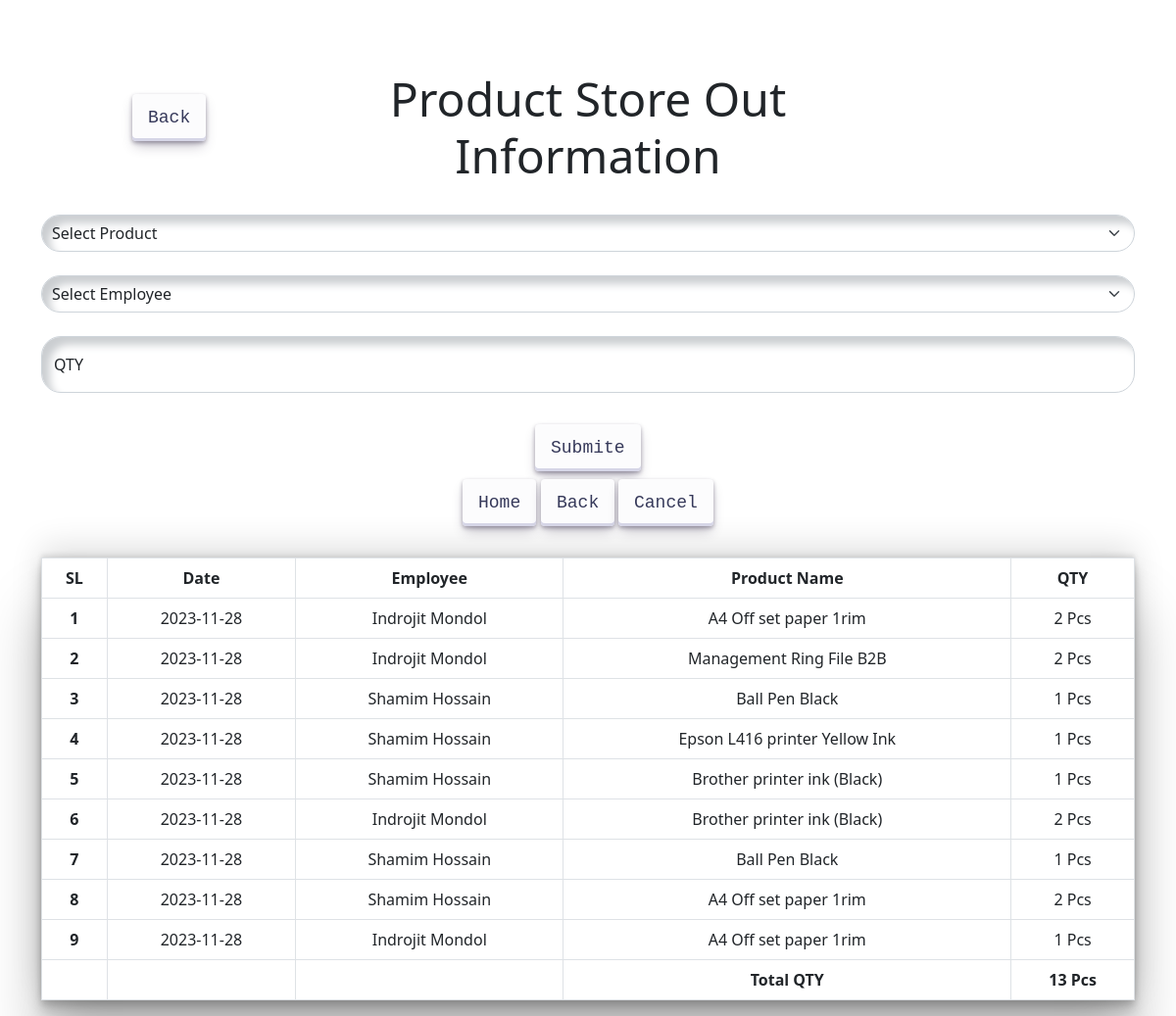
The page /stockOut.php (signed in) on the database its author committed.
### tables this page shows
CREATE TABLE `tb_stock_out` (
  `Id` int(11) NOT NULL,
  `P_Id` int(11) NOT NULL,
  `E_Id` int(11) NOT NULL,
  `ER_Id` int(11) NOT NULL,
  `SO_Date` date NOT NULL,
  `SO_QTY` int(11) NOT NULL
);

CREATE TABLE `tb_employeeinfo` (
  `Id` int(11) NOT NULL,
  `E_Name` varchar(255) NOT NULL,
  `E_Designation` varchar(255) DEFAULT NULL,
  `E_Username` varchar(255) NOT NULL,
  `E_DOB` date DEFAULT NULL,
  `E_Gender` varchar(255) DEFAULT NULL,
  `E_Email` varchar(255) DEFAULT NULL,
  `E_Password` varchar(255) DEFAULT NULL,
  `E_Phone` int(11) DEFAULT NULL,
  `E_Status` int(11) DEFAULT NULL,
  `E_FatherName` varchar(255) DEFAULT NULL,
  `E_MotherName` varchar(255) DEFAULT NULL,
  `E_PresentAddress` varchar(255) DEFAULT NULL,
  `E_PermanentAddress` varchar(255) DEFAULT NULL,
  `E_EmargencyPhone` int(11) DEFAULT NULL,
  `E_Nationality` varchar(255) DEFAULT NULL,
  `E_MarritalStatus` varchar(255) DEFAULT NULL,
  `E_Religion` varchar(255) DEFAULT NULL,
  `E_NID` int(11) DEFAULT NULL,
  `E_OfficeId` int(11) DEFAULT NULL,
  `E_JoinDate` date DEFAULT NULL,
  `E_BloodGroup` varchar(255) DEFAULT NULL,
  `E_Image` varchar(255) DEFAULT NULL,
  `E_EvaluationPermission` int(11) DEFAULT NULL,
  `E_dep_id` int(11) DEFAULT NULL,
  `E_AccountPermittion` int(11) DEFAULT NULL
);

CREATE TABLE `tb_productinfo` (
  `Id` int(11) NOT NULL,
  `P_Name` varchar(255) NOT NULL,
  `P_Cat_Id` int(11) NOT NULL,
  `P_Price` int(11) NOT NULL,
  `P_Remark` varchar(255) NOT NULL,
  `P_Image` varchar(255) NOT NULL
);

### stockOut.php (the view, shortened to what this page needs)
<?php
    include 'dbconfig.php';
    if(isset($_SESSION['Id']) && isset($_SESSION['E_Name']))
    {
?>
<!DOCTYPE html>
<html lang="en">
<head>
    <link rel="stylesheet" href="https://cdnjs.cloudflare.com/ajax/libs/font-awesome/4.7.0/css/font-awesome.min.css">
    <link href="https://cdn.jsdelivr.net/npm/bootstrap@5.0.2/dist/css/bootstrap.min.css" rel="stylesheet">
    <link rel="stylesheet" href="stockOut.css" media="screen">
</head>
<body>
    <br><br><br>
    <div class="text-center container">
    <div class="row">
        <div class="col-3"><a href="product.php"><button class="button-30 mt-4" role="button">Back</button></a></div>
        <div class="col-6"><h3 class="display-5">Product Store Out Information</h3></div>
        <div class="col-3"></div>
    </div>
</div><br>
<section id="stockout-section">
    <div class="container">
        <div class="row">
            <div class="col-lg-12">
                <form action="stockOutBK.php" method="POST">
                <select name="cbxProductName" required class="form-field form-select" id="cbxProductName">
                    <option selected disabled>Select Product</option>
                </select><br>
                <select name="cbxRecEmp" required class="form-field form-select" id="cbxRecEmp">
                    <option selected disabled>Select Employee</option>
                </select><br>
                <div class="form-floating">
                    <input name="txtQty" type="number" class="form-control form-field" id="qty" placeholder="Qty" required>
                    <label for="qty">QTY</label>
                </div><br>
                <div class="mt-2 text-center">
                    <button class="button-30" role="button" name="btnSubmit">Submite</button>
                </div>
                </form>
                <div class="text-center mb-4">
                    <a href="index.php"><button class="button-30  my-2" role="button">Home</button></a>
                    <a href="product.php"><button class="button-30  my-2" role="button">Back</button></a>
                    <a href="#"><button class="button-30  my-2" role="button">Cancel</button></a>
                </div>
            </div>
        </div>
        <table class="table table-bordered text-center">
            <thead>
                <tr>
                    <th scope="col">SL</th>
                    <th scope="col">Date</th>
                    <th scope="col">Employee</th>
                    <th scope="col">Product Name</th>
                    <th scope="col">QTY</th>
                </tr>
            </thead>
            <?php
                $sqlData = "SELECT * FROM tb_stock_out";
                $sqlResult = mysqli_query($conn,$sqlData);
            ?>
            <tbody>
                <?php
                $i=1;
                foreach($sqlResult as $val)
                {?>
                <tr>
                    <th scope="row"><?php echo $i;?></th>
                    <td><?php echo $val['SO_Date'];?></td>
                    <?php $ERid = $val['ER_Id'];?>
                    <?php
                        $sqlCData = "SELECT cat.E_Name FROM tb_employeeinfo AS cat WHERE Id=$ERid";
                        $sqlCResult = mysqli_query($conn,$sqlCData);
                        foreach($sqlCResult as $re)
                        {?>
                            <td><?php echo $re['E_Name'];?></td>
                    <?php    }
                    ?>
                    <?php $cid = $val['P_Id'];?>
                    <?php
                    $sqlCData = "SELECT cat.P_Name FROM `tb_productinfo` AS cat WHERE Id=$cid";
                        $sqlCResult = mysqli_query($conn,$sqlCData);
                        foreach($sqlCResult as $re)
                        {?>
                            <td><?php echo $re['P_Name'];?></td>
                    <?php    }
                    ?>
                    <td><?php echo $val['SO_QTY'];?> Pcs</td>
                </tr> <?php $i++; } ?>
            </tbody>
                <th scope="col"></th>
                <th scope="col"></th>
                <th scope="col"></th>
                <?php
                $totalAmount = "SELECT sum(SO_QTY) FROM tb_stock_out";
                $sqlTAResult = mysqli_query($conn,$totalAmount);
                while($row = mysqli_fetch_array($sqlTAResult))
                {?>
                    <th scope="col">Total QTY</th>
                    <th scope="col"><?php echo $row['sum(SO_QTY)'].' Pcs'; ?></th>
            <?php    }    ?>
            </table>
    </div>
</section>
</body>
</html>
<?php
    }
    else{
        header("Location: log.php");
        exit();
    }
?>

### stockOut.css (style rules this page uses)
* { padding: 0; margin: 0; box-sizing: border-box; }
.button-30 { align-items: center; appearance: none; background-color: #FCFCFD; border-radius: 4px; border-width: 0; box-shadow: rgba(45, 35, 66, 0.4) 0 2px 4px,rgba(45, 35, 66, 0.3) 0 7px 13px -3px,#D6D6E7 0 -3px 0 inset; box-sizing: border-box; color: #36395A; cursor: pointer; display: inline-flex; font-family: "JetBrains Mono",monospace; height: 48px; justify-content: center; line-height: 1; list-style: none; overflow: hidden; padding-left: 16px; padding-right: 16px; position: relative; text-align: left; text-decoration: none; transition: box-shadow .15s,transform .15s; user-select: none; -webkit-user-select: none; touch-action: manipulation; white-space: nowrap; will-change: box-shadow,transform; font-size: 18px; }
.form-field { padding-left: 10px; border-radius: 20px; box-shadow: inset 8px 8px 8px #cbced1, inset -8px -8px 8px #fff; }
table { box-shadow: rgba(0, 0, 0, 0.25) 0px 54px 55px, rgba(0, 0, 0, 0.12) 0px -12px 30px, rgba(0, 0, 0, 0.12) 0px 4px 6px, rgba(0, 0, 0, 0.17) 0px 12px 13px, rgba(0, 0, 0, 0.09) 0px -3px 5px; }

### rows shown on the page
tb_stock_out: SO_Date "2023-11-28", SO_QTY "2"
tb_employeeinfo: E_Name "Indrojit Mondol"
tb_productinfo: P_Name "A4 Off set paper 1rim"
tb_stock_out: SO_Date "2023-11-28", SO_QTY "2"
tb_productinfo: P_Name "Management Ring File B2B"
tb_stock_out: SO_Date "2023-11-28", SO_QTY "1"
tb_employeeinfo: E_Name "Shamim Hossain"
tb_productinfo: P_Name "Ball Pen Black"
tb_stock_out: SO_Date "2023-11-28", SO_QTY "1"
tb_productinfo: P_Name "Epson L416 printer Yellow Ink"
tb_stock_out: SO_Date "2023-11-28", SO_QTY "1"
tb_productinfo: P_Name "Brother printer ink (Black)"
tb_stock_out: SO_Date "2023-11-28", SO_QTY "2"
tb_stock_out: SO_Date "2023-11-28", SO_QTY "1"
tb_stock_out: SO_Date "2023-11-28", SO_QTY "2"
tb_stock_out: SO_Date "2023-11-28", SO_QTY "1"

### other values the page prints
$row['sum(SO_QTY)'] "13"
